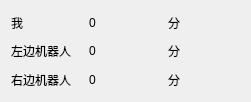
<?xml version="1.0" encoding="UTF-8"?>
<ui version="4.0">
 <class>ScorePanel</class>
 <widget class="QWidget" name="ScorePanel">
  <property name="geometry">
   <rect>
    <x>0</x>
    <y>0</y>
    <width>251</width>
    <height>102</height>
   </rect>
  </property>
  <property name="windowTitle">
   <string>Form</string>
  </property>
  <layout class="QGridLayout" name="gridLayout">
   <item row="0" column="0">
    <widget class="QLabel" name="label">
     <property name="text">
      <string>我</string>
     </property>
    </widget>
   </item>
   <item row="0" column="1">
    <widget class="QLabel" name="label_2">
     <property name="text">
      <string>0</string>
     </property>
    </widget>
   </item>
   <item row="0" column="2">
    <widget class="QLabel" name="label_3">
     <property name="text">
      <string>分</string>
     </property>
    </widget>
   </item>
   <item row="1" column="0">
    <widget class="QLabel" name="label_6">
     <property name="text">
      <string>左边机器人</string>
     </property>
    </widget>
   </item>
   <item row="1" column="1">
    <widget class="QLabel" name="label_5">
     <property name="text">
      <string>0</string>
     </property>
    </widget>
   </item>
   <item row="1" column="2">
    <widget class="QLabel" name="label_4">
     <property name="text">
      <string>分</string>
     </property>
    </widget>
   </item>
   <item row="2" column="0">
    <widget class="QLabel" name="label_8">
     <property name="text">
      <string>右边机器人</string>
     </property>
    </widget>
   </item>
   <item row="2" column="1">
    <widget class="QLabel" name="label_9">
     <property name="text">
      <string>0</string>
     </property>
    </widget>
   </item>
   <item row="2" column="2">
    <widget class="QLabel" name="label_7">
     <property name="text">
      <string>分</string>
     </property>
    </widget>
   </item>
  </layout>
 </widget>
 <resources/>
 <connections/>
</ui>
